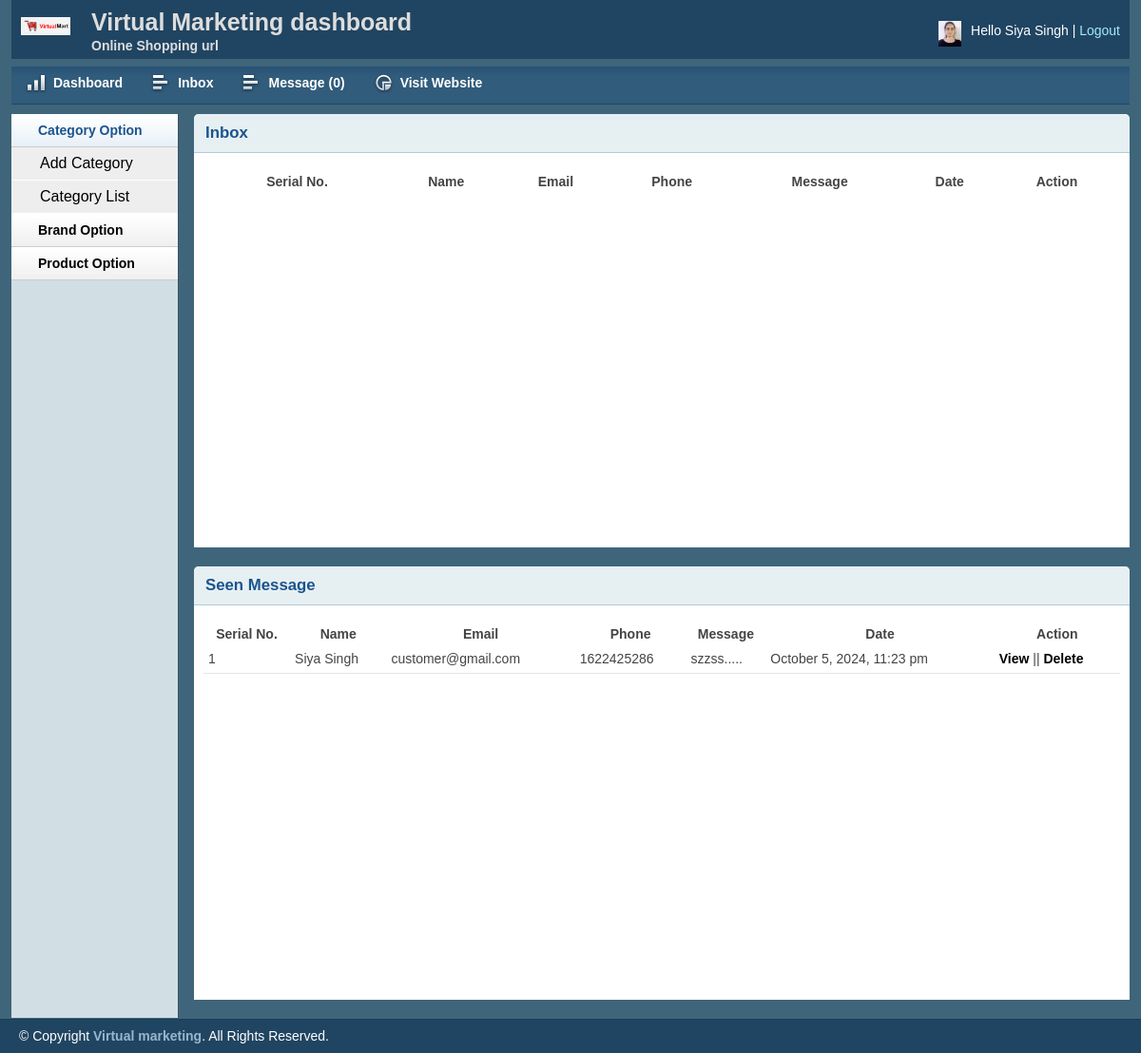
Screenshot of /admin/message.php (signed in) with the database file from the repository.
### tables this page shows
CREATE TABLE `tbl_contact` (
  `id` int(11) NOT NULL,
  `name` varchar(255) NOT NULL,
  `email` varchar(255) NOT NULL,
  `contact` varchar(255) NOT NULL,
  `message` text NOT NULL,
  `status` int(11) NOT NULL DEFAULT '0',
  `date` timestamp NOT NULL DEFAULT CURRENT_TIMESTAMP
);

### lib/Database.php (called while the page is built, shortened)
<?php
Class Database{
 public $host   = DB_HOST;
 public $user   = DB_USER;
 public $pass   = DB_PASS;
 public $dbname = DB_NAME;
 public $link;
private function connectDB(){
 $this->link = new mysqli($this->host, $this->user, $this->pass,
  $this->dbname);
 }
public function select($query){
  $result = $this->link->query($query) or
   die($this->link->error.__LINE__);
  if($result->num_rows > 0){
    return $result;
  } else {
    return false;
  }
 }
}

### helpers/Formate.php (called while the page is built, shortened)
<?php
class Format{
 public function formatDate($date){
  return date('F j, Y, g:i a', strtotime($date));
 }
 public function textShorten($text, $limit = 400){
  $text = $text. " ";
  $text = substr($text, 0, $limit);
  $text = substr($text, 0, strrpos($text, ' '));
  $text = $text.".....";
  return $text;
 }
}
?>

### admin/message.php (the view, shortened to what this page needs)
<?php include 'inc/header.php'; ?>
<?php include 'inc/sidebar.php'; ?>
        <div class="grid_10">
            <div class="box round first grid">
                <h2>Inbox</h2>
                <div class="block">
                    <table class="data display datatable" id="example">
					<thead>
						<tr>
							<th>Serial No.</th>
							<th>Name</th>
							<th>Email</th>
							<th>Phone</th>
							<th>Message</th>
							<th>Date</th>
							<th>Action</th>
						</tr>
					</thead>
				</table>
               </div>
            </div>
             <div class="box round first grid">
                <h2>Seen Message</h2>
                <div class="block">
                    <table class="data display datatable" id="example">
					<thead>
						<tr>
							<th>Serial No.</th>
							<th>Name</th>
							<th>Email</th>
							<th>Phone</th>
							<th>Message</th>
							<th>Date</th>
							<th>Action</th>
						</tr>
					</thead>
					<tbody>
			<?php
			$query = "select * from tbl_contact where status='1' order by id desc";
			$msg = $db->select($query);
			if ($msg) {
			$i=0;
			while ($result = $msg->fetch_assoc()) {
			   $i++;
           ?>
		<tr class="odd gradeX">
			<td><?php echo $i;?></td>
			<td><?php echo $result['name'];?></td>
			<td><?php echo $result['email'];?></td>
			<td><?php echo $result['contact'];?></td>
			<td><?php echo $fm->textShorten($result['message'],30);?></td>
			<td><?php echo $fm->formatDate($result['date']);?></td>
			<td>
				<a href="viewmsg.php?msgid=<?php echo $result['id'];?>">View</a> ||
				<a onclick="return confirm('Are you sure to Delete!');" href="?delid=<?php echo $result['id'];?>">Delete</a>
			</td>
		</tr>
						<?php } } ?>
					</tbody>
				</table>
               </div>
            </div>
        </div>
 <?php include 'inc/footer.php'; ?>

### admin/css/text.css (style rules this page uses)
body { font: 13px/1.5 Tahoma, Helvetica, Arial, 'Liberation Sans', FreeSans, sans-serif; }
h2 { font-size: 23px; }
p, dl, hr, h1, h2, h3, h4, h5, h6, ol, ul, pre, table, address, fieldset { margin-bottom: 20px; }

### admin/css/grid.css (style rules this page uses)
.grid_1, .grid_2, .grid_3, .grid_4, .grid_5, .grid_6, .grid_7, .grid_8, .grid_9, .grid_10, .grid_11, .grid_12, .grid_13, .grid_14, .grid_15, .grid_16 { display: inline; float: left; margin-left: 1%; margin-right: 1%; }
.container_12 .grid_10 { width: 81.333%; }

### admin/css/layout.css (style rules this page uses)
body { background: #fff none repeat scroll 0 0; color: #444; font-size: 14px; padding: 0; }
a { color: #000; font-weight:bold; text-decoration: none; }
h1, h2, h3, h4, h5, h6 { line-height:1.2em; margin-bottom:.3em; }
h2 { margin-top:1em; }
.box { background:#fff; margin-bottom:20px; padding:10px 10px 10px 10px; margin-left:-8px; }
.box.grid { padding-bottom:40px; }
.box.round { -moz-border-radius: 5px 5px 0px 0px; -webkit-border-radius: 5px 5px 0px 0px; border-radius: 5px 5px 0px 0px; }
.box h2 { font-size:1.2em; font-weight:bold; color:#1B548D; background:#E6F0F3; margin:-10px -10px 0 -10px; padding:10px 12px; border-bottom:1px solid #B3CBD6; -moz-border-radius: 5px 5px 0px 0px; -webkit-border-radius: 5px 5px 0px 0px; border-radius: 5px 5px 0px 0px; }
.box.first { min-height: 406px; }
.block { padding-top:20px; }
.block { padding-bottom:1px; }
table.display { margin: 0 auto; clear: both; width: 100%; }
tr.odd { height: 30px; line-height: 30px; border-bottom:1px solid #e6e6e6; }
tr.odd td, tr.even td { padding-left:5px; }

### rows the page displays
tbl_contact: name "Siya Singh", email "customer@gmail.com", contact "1622425286", message "szzss.....", date "October 5, 2024, 11:23 pm"
